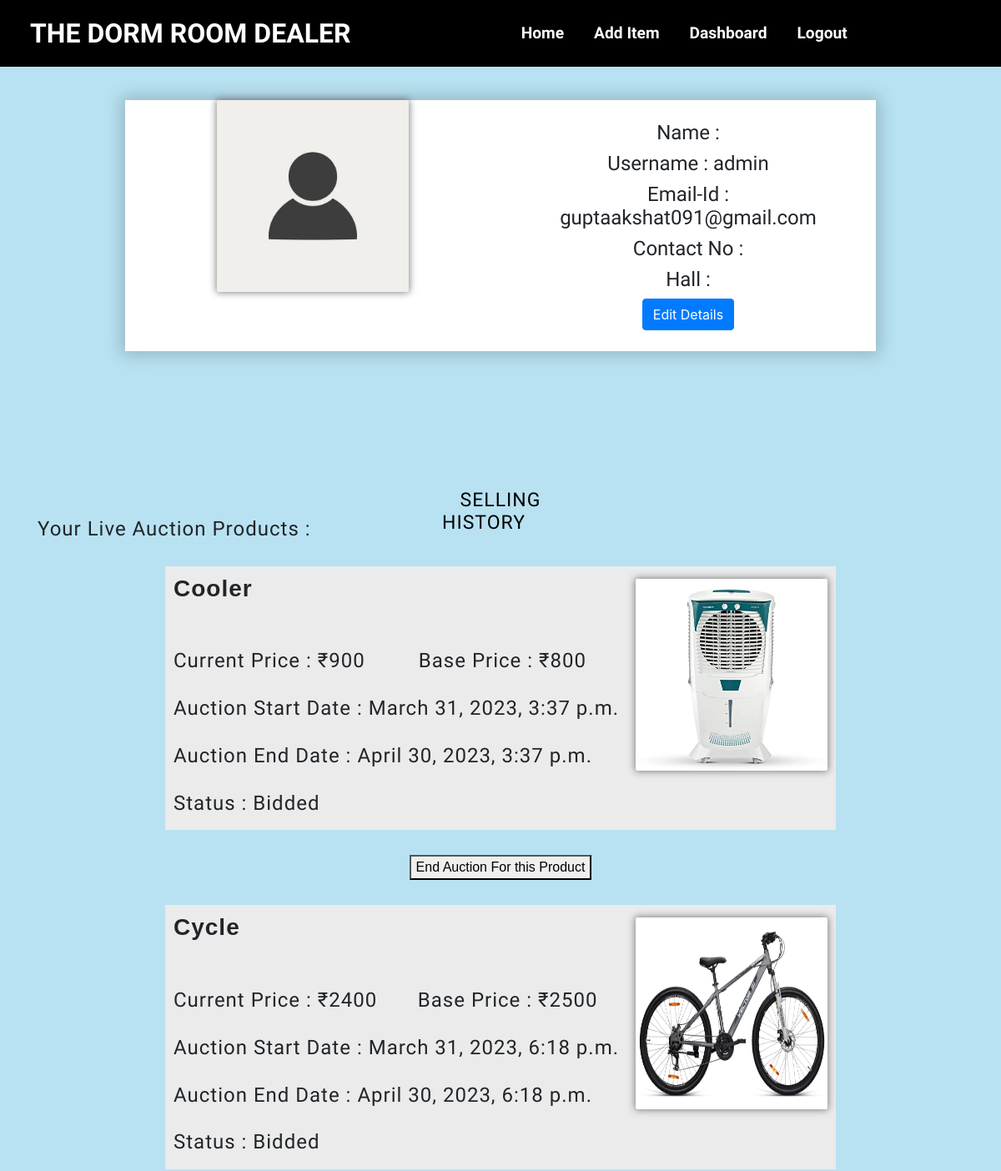
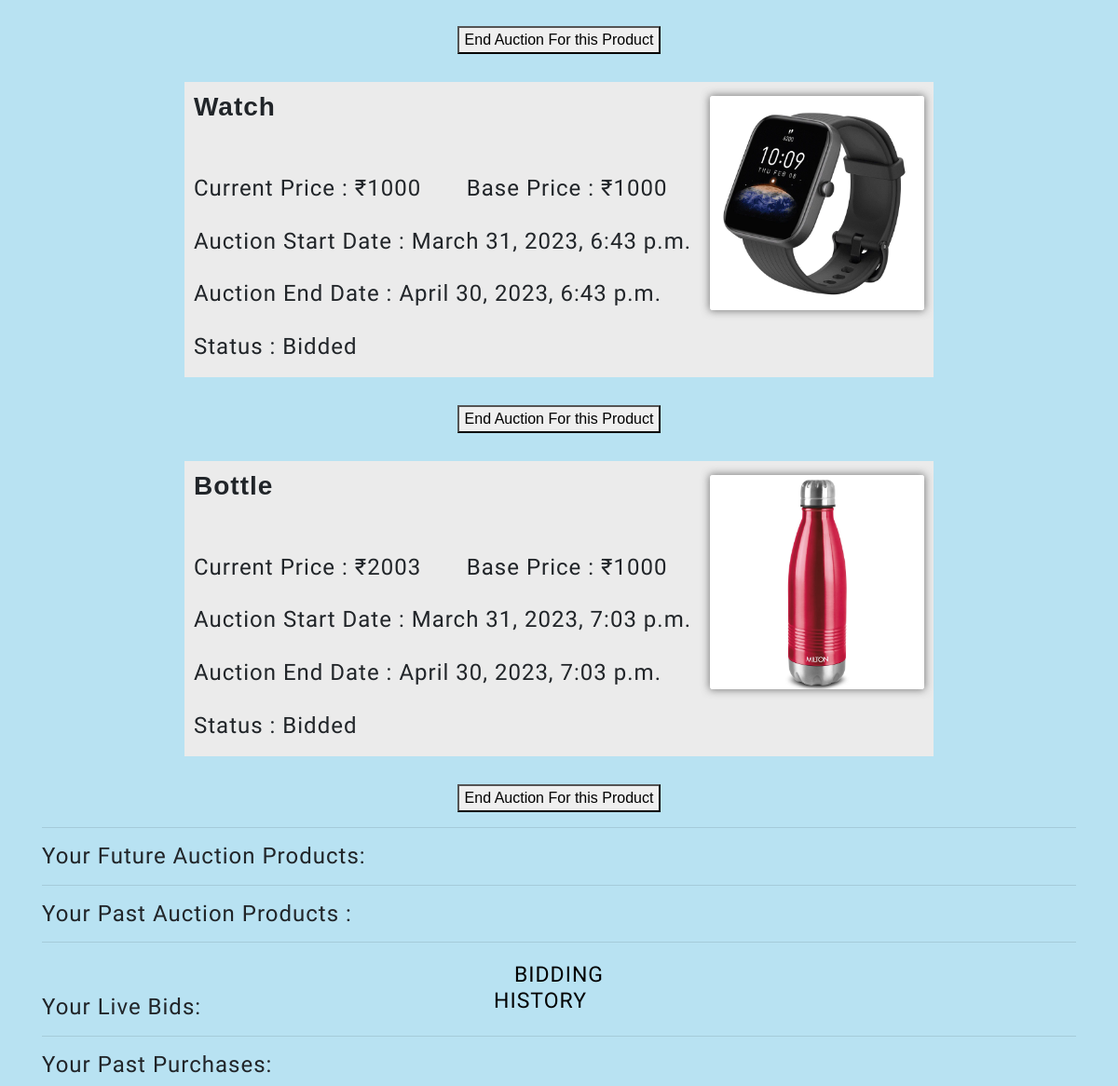
Screenshot of /dashboard (signed in) with the database file from the repository (2 pictures, top to bottom).
### items/models.py (models this page shows)
class Item(models.Model):
    name=models.CharField(max_length=25)
    profile=models.ImageField(upload_to='pics')
    img1=models.ImageField(upload_to='pics' ,null=True )
    img2=models.ImageField(upload_to='pics' ,null=True )
    description=models.TextField()
    location = models.IntegerField(null = True)
    basePrice=models.IntegerField()
    currentPrice=models.IntegerField()
    minBidPrice = models.IntegerField(null = True )
    tag=models.CharField(max_length=25)
    status=models.CharField(null=True,max_length=25)
    sold=models.CharField(max_length=10,default="unsold")
    ownermail = models.EmailField(unique=False)
    start_date = models.DateTimeField(null = False, default=datetime.now)
    end_date = models.DateTimeField(null=False, default=datetime.now)
    highest_bidder=models.IntegerField(null=True)
    sendwinmail = models.CharField(max_length=7,default="notSent")

### accounts/views.py (the view, shortened to what this page needs)
# urls.py: path('dashboard',views.dashboard,name="dashboard"),
@login_required(login_url='login')
def dashboard(request):
    if request.method == 'POST':
        item_id = request.POST.get('item_id')
    else:
        item_id = None
    bidder = request.user
    details = bidder
    username = details.username
    obj3 = Detail.objects.filter(username=username)
    contact = ""
    profile = ""
    hall = ""
    for i in obj3:
        contact = i.contact
        profile = i.profile
        hall = i.hall
    user = request.user
    mail = user.email
    id = user.id
    item_obj = Item.objects.filter(highest_bidder = id)
    biddedlive = item_obj.filter(status = "live")
    biddedpast = item_obj.filter(status = "past")
    pitem = Item.objects.filter(ownermail = mail).filter(status="past")
    litem = Item.objects.filter(ownermail = mail).filter(status="live")
    fitem = Item.objects.filter(ownermail = mail).filter(status="future")
    return render(request, "dashboard.html", {'pitem': pitem, 'litem': litem, 'fitem': fitem, "biddedlive": biddedlive,"biddedpast":biddedpast, "details":details,"contact":contact, "profile":profile, "hall": hall})

### templates/dashboard.html (shortened to what this page needs)
{% extends 'base.html' %}
{% block content %}
<div class="container-2">
    <div class="contact-box">
        {% if profile %}
        <div class="left" >
            <img src="/media/{{profile}}" alt="Profile Picture">
        </div>
        {% else %}
        <div class="left" >
            <img src="/static/img/profile.jpeg" alt="Profile Picture">
        </div>
        {% endif %}
        <div class="right">
            <h4>Name : {{details.first_name}} {{details.last_name}} </h4>
            <h4>Username : {{details.username}}</h4>
            <h4>Email-Id : {{details.email}}</h4>
            <h4>Contact No : {{contact}}</h4>
            <h4>Hall : {{hall}}</h4>
            <a href="{% url 'edit_profile' %}" class="btn btn-primary">Edit Details</a>
        </div>
    </div>
</div>
<div class="container" >
    <b><h2>SELLING HISTORY</h2></b>
    <b><h4>Your Live Auction Products :</h4></b>
{% for i in litem%}
<center>
    <table border="0">
        <tr>
            <td colspan="2"><h3><b>{{i.name}}</b></h3></td>
            <td rowspan="5"><img src="{{i.profile.url}}" class="img" alt=""></td>
        </tr>
        <tr>
            <td colspan="2"><h4>{{i.short_description}}</h4></td>
        </tr>
        <tr>
            <td><h4>Current Price : ₹{{i.currentPrice}}</h4></td>
            <td><h4>Base Price : ₹{{i.basePrice}}</h4></td>
        </tr>
        <tr>
            <td colspan="2" ><h4>Auction Start Date : {{i.start_date}}</h4></td>
        </tr>
        <tr>
            <td colspan="2" ><h4>Auction End Date : {{i.end_date}}</h4></td>
        </tr>
        <tr>
            <td colspan="2" ><h4>Status : {{i.sold}}</h4></td>
        </tr>
    </table>
    <form method="POST" action="{% url 'dashboard' %}">
        <button type="submit">End Auction For this Product</button>
      </form>
    </center>
{%endfor%}
<hr>
<b><h4>Your Future Auction Products:</h4></b>
<hr>
    <div><b><h4>Your Past Auction Products :</h4></b></div>
<hr>
    <b><h2>BIDDING HISTORY</h2></b>
    <b><h4>Your Live Bids:</h4></b>
    <hr>
    <b><h4>Your Past Purchases:</h4></b>
</div>
{% endblock %}

### static/css/nav.css (style rules this page uses)
body { margin: 0; padding: 0; }
h4 { font-family: 'Barlow Semi Condensed', sans-serif; }
table { background-color: rgb(235, 235, 235); margin: 30px auto; border-spacing: 0; }
tr td { background-color: rgb(235, 235, 235); font-size: 18px; font-family: 'Josefin Sans', sans-serif; font-weight: 500; padding: 10px; }
.left { right:10%; }
.container { width: 100%; margin-top: 140px; font-family: sans-serif ; letter-spacing: 1px; }
.container h2 { text-align: center; margin: 0 auto; display: block; color: black; width: 200px; font-size: 23px; font-family: 'Barlow Semi Condensed', sans-serif; top: 35px; padding: 5px; height: 39px; }
.container h2:after { content: ''; border-right: 40px solid transparent; position: relative; left: 68px; top:33px; }
img { width: 230px; height: 230px; border-radius: 3px; box-shadow: 0 0px 8px 1px rgba(87, 87, 87, 0.719); }

### templates/dashboard.html (style rules this page uses)
body { background-color: #B8E2F2; }
.container-2 { position: relative; display: flex; justify-content: center; align-items: center; width: 100%; height: 100%; padding: 20px 150px; margin-top: 20px; }
.contact-box { max-width: 950px; display: grid; grid-template-columns: repeat(2, 1fr); justify-content: center; align-items: center; text-align: center; background-color: rgb(255, 255, 255); box-shadow: 0px 0px 19px 5px rgba(0, 0, 0, 0.19); }
.left { height: 100%; background: no-repeat center; background-size: cover; }
.right { padding: 25px 40px; }

### rows the page displays
Item: name "Cooler", profile (picture), currentPrice "900", basePrice "800", start_date "March 31, 2023, 3:37 p.m.", end_date "April 30, 2023, 3:37 p.m.", sold "Bidded"
Item: name "Cycle", profile (picture), currentPrice "2400", basePrice "2500", start_date "March 31, 2023, 6:18 p.m.", end_date "April 30, 2023, 6:18 p.m.", sold "Bidded"
Item: name "Watch", profile (picture), currentPrice "1000", basePrice "1000", start_date "March 31, 2023, 6:43 p.m.", end_date "April 30, 2023, 6:43 p.m.", sold "Bidded"
Item: name "Bottle", profile (picture), currentPrice "2003", basePrice "1000", start_date "March 31, 2023, 7:03 p.m.", end_date "April 30, 2023, 7:03 p.m.", sold "Bidded"

### other values shown
{{ details.username }} "admin"
{{ details.email }} "guptaakshat091@gmail.com"
